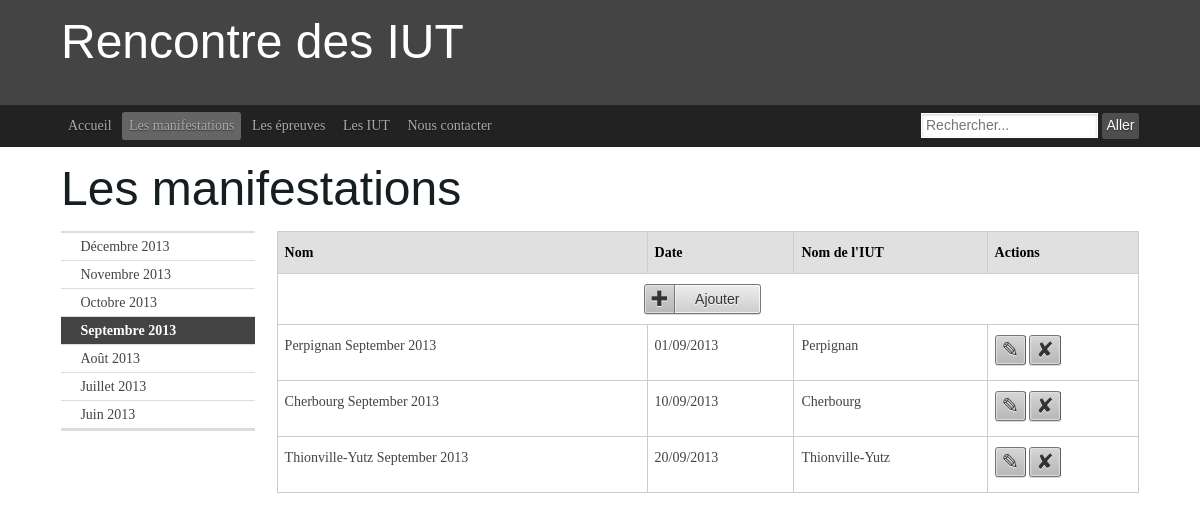
The app's page /manifs.php?date=01/9/2013 with its own data.
### tables this page shows
create table manifestation (
numMan int(5) not null auto_increment,
nomMan varchar(80),
dateMan date,
noIut int(5) not null,
primary key (numMan),
foreign key (noIut) references iut(noIut) on update cascade on delete cascade
);

create table iut (
noIut int(5) not null auto_increment,
nomIut varchar(80),
adresse varchar(80),
nbEtudiants int(5),
primary key (noIut)
);

### queryUtil.php (called while the page is built, shortened)
<?php
function query($query) {
    $bdd = mysqli_connect('aquassaut.pwnz.org','proje','tbdd','projet');
    $result = mysqli_query($bdd, $query);
    return mysqli_fetch_all($result);
}
?>

### manifs.php (the view, shortened to what this page needs)
<?php
require_once "queryUtil.php";
require_once "pageTemplate.php";
function surroundingMonths($date) {
    echo('
                    <aside class="ym-g18 ym-gl ym-vlist">
                        <ul>
    ');
    $monthToString = [
        "Janvier",
        "Février",
        "Mars",
        "Avril",
        "Mai",
        "Juin",
        "Juillet",
        "Août",
        "Septembre",
        "Octobre",
        "Novembre",
        "Décembre"
    ];
    $arrayDate = explode("/", $date);
    $month = $arrayDate[1] - 1;
    for ($i = 3; $i >= -3; $i -= 1) {
        $m = $month + $i;
        $y = $arrayDate[2];
        if ($m < 0) {
            $y -= 1;
            $m += 12;
        } elseif ($m > 11) {
            $y += 1;
            $m -= 12;
        } elseif($i === 0) {
            echo ('
                            <li class="active"><strong>'.$monthToString[$m].' '.$y.'</strong></li>
            ');
            continue;
        }
        echo ('
                            <li><a href="?date=01/'.($m + 1).'/'.$y.'">'.$monthToString[$m].' '.$y.'</a></li>
        ');
    }
    echo('
                        </ul>
                    </aside>
    ');
}
function selectAllManifestationsInMonth($date) {
    $arrayDate = explode("/", $date);
    $m = $arrayDate[1];
    $y = $arrayDate[2];
    $q = 'select numMan, nomMan, date_format(dateMan, "%d/%m/%Y"), nomIut from manifestation as m
          inner join iut as i on m.noIut = i.noIut
          where month(dateMan) = '.$m.' and year(dateMan) = '.$y.' order by dateMan;';
    return query($q);
}
function printManifestations($date) {
    $manifs = selectAllManifestationsInMonth($date);
    echo('
                    <article class="ym-g80 ym-gr ym-content">
                        <table class="bordertable">
                            <thead>
                                <tr>
                                    <th>Nom</th>
                                    <th>Date</th>
                                    <th>Nom de l\'IUT</th>
                                    <th>Actions</th>
                                </tr>
                            </thead>
                            <tbody>
                                <tr id="0">
                                    <td colspan="4">
                                        <center>
                                            <button class="ym-button ym-add" onclick="popForm(0);">Ajouter</button>
                                        </center>
                                    </td>
                                </tr>
    ');
    foreach($manifs as $manif) {
        echo('
                                <tr>
                                    <td>'.$manif[1].'</td>
                                    <td>'.$manif[2].'</td>
                                    <td>'.$manif[3].'</td>
                                    <td><button class="ym-button ym-edit ym-ico-btn" onclick="popForm('.$manif[0].');"></button> <button class="ym-button ym-delete ym-ico-btn"> </button></td>
                                </tr>
        ');
    }
    echo('
                            </tbody>
                        </table>
                    </article>
    ');
}
$date = date("d/m/Y");
if (isset($_GET['date'])) {
    $date = $_GET['date'];
}
surroundingMonths($date);
printManifestations($date);
?>

### records on screen
manifestation: nomMan "Perpignan September 2013", manif "01/09/2013", noIut.nomIut "Perpignan"
manifestation: nomMan "Cherbourg September 2013", manif "10/09/2013", noIut.nomIut "Cherbourg"
manifestation: nomMan "Thionville-Yutz September 2013", manif "20/09/2013", noIut.nomIut "Thionville-Yutz"

### other values on screen
$page[1] "Accueil"
$page[1] "Les manifestations"
$page[1] "Les épreuves"
$page[1] "Les IUT"
$page[1] "Nous contacter"
$title "Les manifestations"
$monthToString[$m] "Décembre"
$y "2013"
$monthToString[$m] "Novembre"
$monthToString[$m] "Octobre"
$monthToString[$m] "Septembre"
$monthToString[$m] "Août"
$monthToString[$m] "Juillet"
$monthToString[$m] "Juin"
